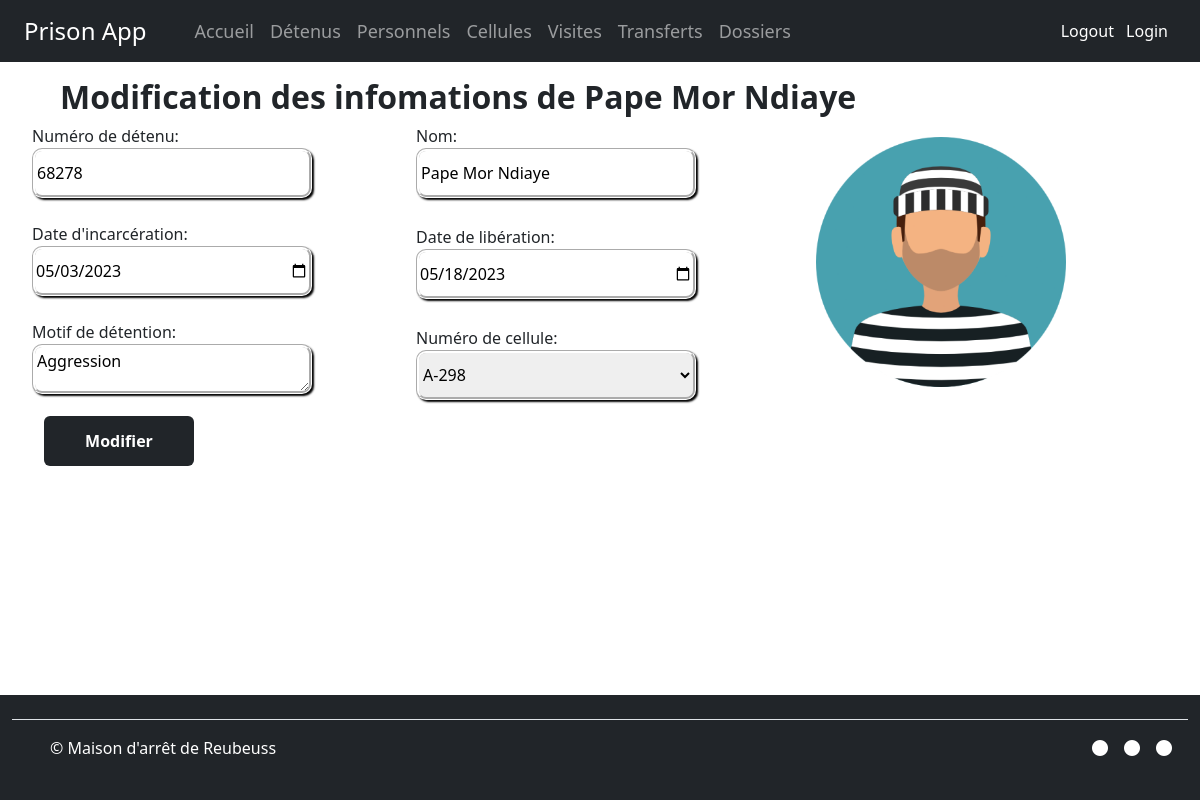
/detenu/modification_detenu/68278 (signed in), run on the app's committed database.
### prisonApp/models.py (models this page shows, shortened)
class Detenus(db.Model):
    numero_detenu = db.Column(db.Integer, primary_key=True)
    nom = db.Column(db.String(50), nullable=False)
    date_incarceration = db.Column(db.Date, nullable=False)
    date_liberation = db.Column(db.Date, nullable=False)
    motif_detention = db.Column(db.Text, nullable=False)
    id_cellule = db.Column(db.Integer, db.ForeignKey('cellules.id_cellule'), nullable=False)

### prisonApp/views.py (the view)
@app.route("/detenu/modification_detenu/<numero_detenu>")
@personnel_l1_required
def modification_detenu(numero_detenu):
    data = Detenus.query.filter_by(numero_detenu=numero_detenu).first()
    cellules = Cellules.query.all()
    cellule = Cellules.query.filter_by(id_cellule=data.id_cellule).first()
    return render_template('detenu/modification_detenu.html', form_data=data, current_cellule=cellule, cellules=cellules)

### prisonApp/views.py (called while the page is built)
def personnel_l1_required(f):
    @wraps(f)
    def decorated_function(*args, **kwargs):
        if 'user_id' not in session:
            return render_template('403.html')
        user = Users.query.get(session['user_id'])
        if user.id_role not in [1, 2, 3]:
            return render_template('403.html')
        return f(*args, **kwargs)
    return decorated_function

### prisonApp/templates/detenu/modification_detenu.html (shortened to what this page needs)
{% extends 'base.html' %}
{% block content %}
<form method="POST" action="/detenu/modifier_detenu/{{ form_data.numero_detenu }}">
    <div class="container-fluid">
        <div class="row mx-3">
            <h2><b>Modification des infomations de {{ form_data.nom }}</b></h2>
        </div>
       <div class="d-flex flex-row">
                <div class="col-8 d-flex flex-row">
                    <div class="col-6 d-flex flex-column justify-content-between">
                        <div>
                            <label for="numero_detenu">Numéro de détenu:</label><br>
                            <input type="number" id="numero_detenu" name="numero_detenu" value="{{ form_data['numero_detenu'] }}">
                        </div>
                        <div>
                            <br><label for="date_incarceration">Date d'incarcération:</label><br>
                            <input type="date" id="date_incarceration" name="date_incarceration" value="{{ form_data['date_incarceration'] }}">
                        </div>
                        <div>
                            <br><label for="motif_detention">Motif de détention:</label><br>
                            <textarea id="motif_detention" name="motif_detention">{{ form_data['motif_detention'] }}</textarea>
                        </div>
                    </div>
                    <div class="col-6 d-flex flex-column justify-content-between">
                        <div>
                            <label for="nom">Nom:</label><br>
                            <input type="text" id="nom" name="nom" value="{{ form_data['nom'] }}">
                        </div>
                        <div>
                            <br><label for="date_liberation">Date de libération:</label><br>
                            <input type="date" id="date_liberation" name="date_liberation" value="{{ form_data['date_liberation'] }}">
                        </div>
                        <div>
                            <br><label for="id_cellule">Numéro de cellule:</label><br>
                            <select name="id_cellule" id="id_cellule">
                              {% for cellule in cellules %}
                                {% if current_cellule.id_cellule == cellule.id_cellule %}
                                <option type="number" value="{{ cellule.id_cellule }}" selected>{{ current_cellule.numero }}</option>
                                {% else %}
                                    <option type="number" value="{{ cellule.id_cellule }}">{{ cellule.numero }}</option>
                                {% endif %}
                              {% endfor %}
                            </select>
                        </div>
                    </div>
                </div>
                <div class="d-flex justify-content-center align-items-center mx-3">
                    <img src="{{ url_for('static', filename='img/prisoner.png') }}" width="250">
                </div>
       </div>
      <div class="container-fluid">
        <div class='py-3'><input type="submit" value='Modifier' class='btn btn-btn text-white bg-dark fw-bold '></div>
      </div>
</form>
{% endblock %}

### prisonApp/static/css/style.css (style rules this page uses)
body { display: flex; flex-direction: column; }
input, textarea, select { width: 280px; height: 50px; border: groove; border-radius: 10px; border-color: rgb(255, 255, 255); box-shadow: 2px 2px 2px 0px; }
.btn-btn { width: 150px !important; }

### data on the page
Detenus: nom "Pape Mor Ndiaye", numero_detenu "68278", date_incarceration "05/03/2023", motif_detention "Aggression", date_liberation "05/18/2023"

### other printed values
form field id_cellule "A-298"
